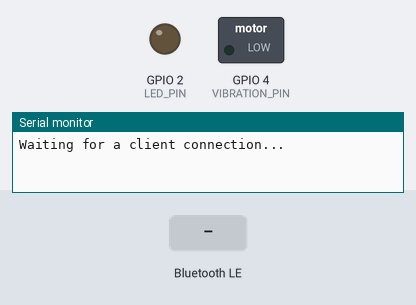
The sketch below on a simulated ESP32. On the bench: switched loads named in the sketch (green lamp = pin HIGH), output pins drawn as LEDs (lit = HIGH), the last lines printed to the serial monitor. The inputs (shaded band) are chosen by the test bench. Nothing arrives over Bluetooth unless stated; a phone connects over Bluetooth LE 3 s after start.

Above: at 1.2 s.
1.3 s: Bluetooth LE write "1" received
At 2.2 s:
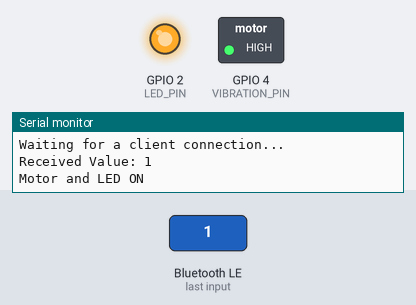
2.8 s: Bluetooth LE write "0" received
At 3.3 s:
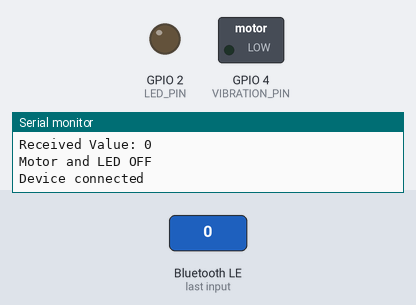
Timing chart, 0 to 5.8 s (numbered marks = the images above; inputs shaded):
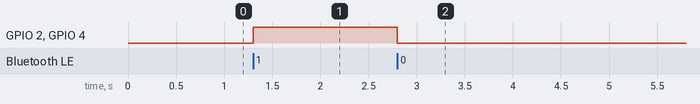

The sketch:

sketch_jun5a.ino
```cpp
#include <BLEDevice.h>
#include <BLEServer.h>
#include <BLEUtils.h>
#include <BLE2902.h>

#define VIBRATION_PIN 4
#define LED_PIN 2

BLEServer* pServer = NULL;
BLECharacteristic* pCharacteristic = NULL;
bool deviceConnected = false;
bool oldDeviceConnected = false;

// See the following for generating UUIDs:
// https://www.uuidgenerator.net/

#define SERVICE_UUID        "4fafc201-1fb5-459e-8fcc-c5c9c331914b"
#define CHARACTERISTIC_UUID "beb5483e-36e1-4688-b7f5-ea07361b26a8"

class MyServerCallbacks: public BLEServerCallbacks {
    void onConnect(BLEServer* pServer) {
      deviceConnected = true;
      Serial.println("Device connected");
    };

    void onDisconnect(BLEServer* pServer) {
      deviceConnected = false;
      Serial.println("Device disconnected");
      // Restart advertising
      pServer->startAdvertising();
    }
};

class MyCharacteristicCallbacks: public BLECharacteristicCallbacks {
    void onWrite(BLECharacteristic *pCharacteristic) {
      std::string value = pCharacteristic->getValue();

      if (value.length() > 0) {
        Serial.print("Received Value: ");
        for (int i = 0; i < value.length(); i++) {
          Serial.print(value[i]);
        }
        Serial.println();

        // Control motor and LED based on received value
        if (value == "1") {
          digitalWrite(VIBRATION_PIN, HIGH);
          digitalWrite(LED_PIN, HIGH);
          Serial.println("Motor and LED ON");
        }
        else if (value == "0") {
          digitalWrite(VIBRATION_PIN, LOW);
          digitalWrite(LED_PIN, LOW);
          Serial.println("Motor and LED OFF");
        }
      }
    }
};

void setup() {
  Serial.begin(9600);

  pinMode(VIBRATION_PIN, OUTPUT);
  pinMode(LED_PIN, OUTPUT);
  digitalWrite(VIBRATION_PIN, LOW);
  digitalWrite(LED_PIN, LOW);

  // Create the BLE Device
  BLEDevice::init("ESP32_MOTOR_LED");

  // Create the BLE Server
  pServer = BLEDevice::createServer();
  pServer->setCallbacks(new MyServerCallbacks());

  // Create the BLE Service
  BLEService *pService = pServer->createService(SERVICE_UUID);

  // Create a BLE Characteristic
  pCharacteristic = pService->createCharacteristic(
                      CHARACTERISTIC_UUID,
                      BLECharacteristic::PROPERTY_WRITE
                    );

  pCharacteristic->setCallbacks(new MyCharacteristicCallbacks());

  // Start the service
  pService->start();

  // Start advertising
  BLEAdvertising *pAdvertising = BLEDevice::getAdvertising();
  pAdvertising->addServiceUUID(SERVICE_UUID);
  pAdvertising->setScanResponse(true);
  pAdvertising->setMinPreferred(0x06);  // Functions that help with iPhone connections
  pAdvertising->setMinPreferred(0x12);
  BLEDevice::startAdvertising();
  Serial.println("Waiting for a client connection...");
}

void loop() {
  // Handle disconnection
  if (!deviceConnected && oldDeviceConnected) {
    delay(500); // Give the bluetooth stack the chance to get things ready
    oldDeviceConnected = deviceConnected;
  }

  // Handle new connection
  if (deviceConnected && !oldDeviceConnected) {
    oldDeviceConnected = deviceConnected;
  }

  delay(1000);
}
```

Measured:
- after the input at 1.3 s, GPIO 2 (LED_PIN), GPIO 4 (VIBRATION_PIN): LOW → HIGH at once
- after the input at 2.8 s, GPIO 2 (LED_PIN), GPIO 4 (VIBRATION_PIN): HIGH → LOW at once
